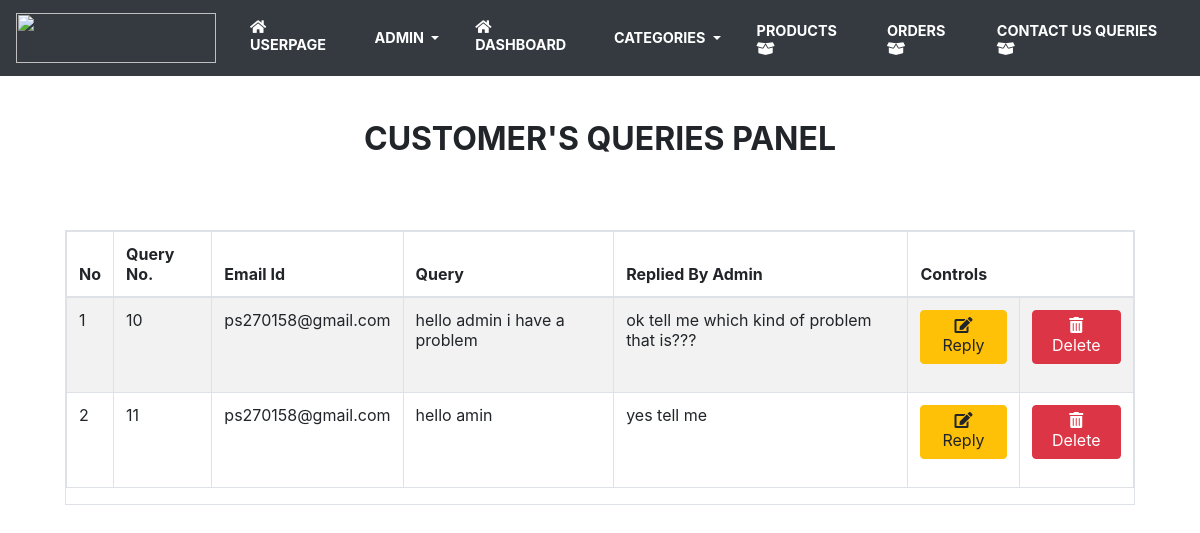
Screenshot of /Code/contactusqueries.php (signed in) with the database file from the repository.
### tables this page shows
CREATE TABLE `contactus` (
  `queryid` int(11) NOT NULL,
  `email` varchar(300) NOT NULL,
  `message` varchar(300) NOT NULL,
  `return_message` varchar(300) DEFAULT 'noooo'
);

### Code/contactusqueries.php (the view, shortened to what this page needs)
<?php
include_once "adminheader2.php";
?>
<div class="container">
    <div class="card-body">
    <br>
        <h2 class="text-center"><b>CUSTOMER'S QUERIES PANEL</b></h2>
        <br>
    </div>
<div class="card-body">
   <div class="table table-bordered table-striped">
      <table class="table">
         <thead>
            <tr>
               <th>No</th>
               <th>Query No.</th>
               <th>Email Id</th>
               <th>Query</th>
               <th>Replied By Admin</th>
               <th colspan="2">Controls</th>
            </tr>
         </thead>
         <tbody>
         <?php
         $nrt = "Not Replied Yet";
            include_once "connection.php";
            $srno = 1;
            $selectpro = "select * from contactus";
            $result = mysqli_query($con, $selectpro);
            while ($row = mysqli_fetch_array($result)) {
            ?>
            <tr>
            <td><?php echo $srno;; ?></td>
            <td><?php echo $row[0]; ?></td>
            <td><?php echo $row[1]; ?></td>
            <td><?php echo $row[2]; ?></td>
            <td>
                <?php
                if($row[3]=='noooo'){
                    echo $nrt;
                }else{
                    echo $row[3];
                }
                ?></td>
            <td><a
            href='contactus_reply.php?queryid=<?php echo $row[0]; ?>&emailid=<?php echo $row[1]; ?>&query=<?php echo $row[2]; ?>' class='btn btn-warning'> <i class='fas fa-edit'></i> Reply</a>
            </td>
            <td>
            <form onsubmit="return confirm('Are you Sure to Delete ?')" action="manage_contactus.php" method="post">
                        <button type="submit" class="btn btn-danger">
                            <i class='fas fa-trash-alt'></i> Delete</button>
            </form>
        </td>
            </tr>
            <?php
            $srno++;
            }
            ?>
</tbody>
</table>
        </div>
        </div>
        </div>

### rows the page displays
contactus: queryid "10", email "ps270158@gmail.com", message "hello admin i have a problem", return_message "ok tell me which kind of problem that is???"
contactus: queryid "11", email "ps270158@gmail.com", message "hello amin", return_message "yes tell me"
